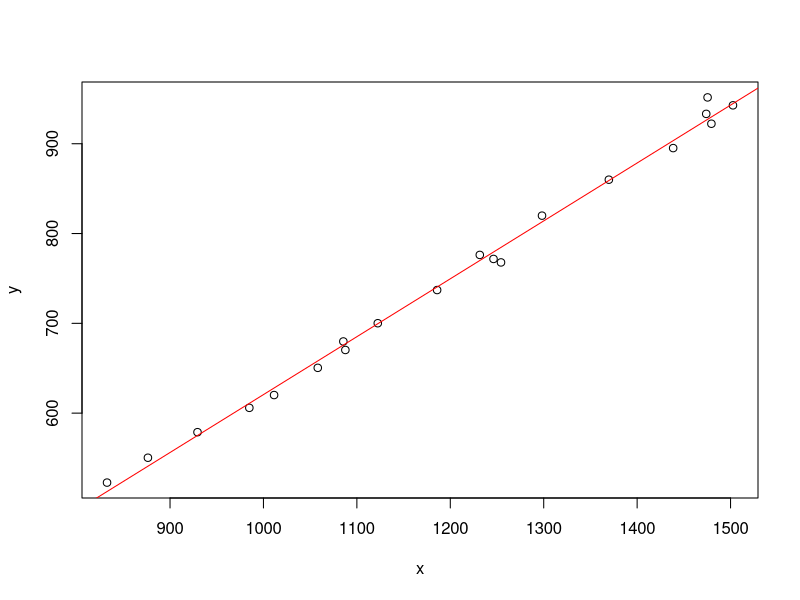

Write R code to recreate this figure.
# Regression of consumption on GNP using the USDistLag dataset from the lmtest package.

library(lmtest)

USDistLag
USDistLag=as.data.frame(USDistLag)
USDistLag
y = USDistLag$consumption
x = USDistLag$gnp
Y=lm(y~x)
summary(Y)
plot(x,y)
abline(Y,col="red")
